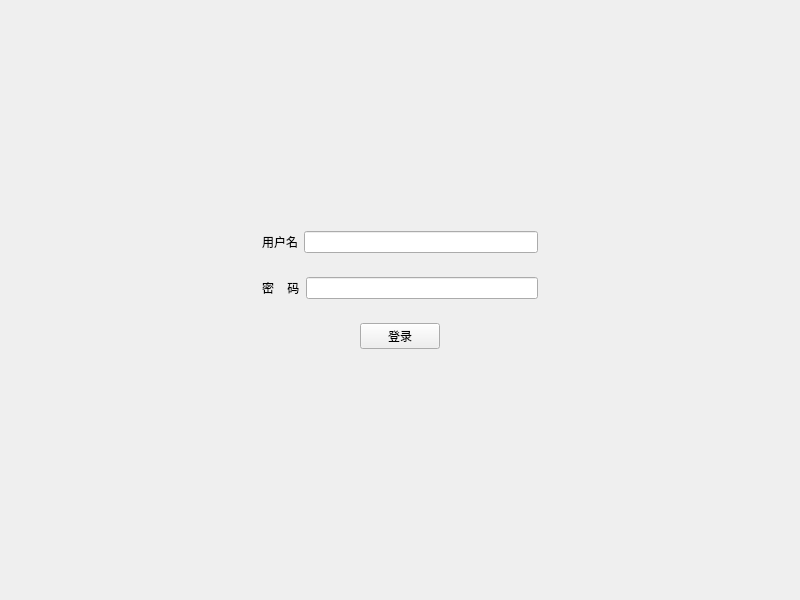
<?xml version="1.0" encoding="UTF-8"?>
<ui version="4.0">
 <class>Widget</class>
 <widget class="QWidget" name="Widget">
  <property name="geometry">
   <rect>
    <x>0</x>
    <y>0</y>
    <width>800</width>
    <height>600</height>
   </rect>
  </property>
  <property name="windowTitle">
   <string>Widget</string>
  </property>
  <layout class="QVBoxLayout" name="verticalLayout_2">
   <item>
    <widget class="QWidget" name="widget_3" native="true">
     <layout class="QVBoxLayout" name="verticalLayout">
      <item>
       <spacer name="verticalSpacer">
        <property name="orientation">
         <enum>Qt::Vertical</enum>
        </property>
        <property name="sizeHint" stdset="0">
         <size>
          <width>20</width>
          <height>40</height>
         </size>
        </property>
       </spacer>
      </item>
      <item>
       <widget class="QWidget" name="widget" native="true">
        <layout class="QHBoxLayout" name="horizontalLayout">
         <item>
          <spacer name="horizontalSpacer">
           <property name="orientation">
            <enum>Qt::Horizontal</enum>
           </property>
           <property name="sizeHint" stdset="0">
            <size>
             <width>20</width>
             <height>20</height>
            </size>
           </property>
          </spacer>
         </item>
         <item>
          <widget class="QLabel" name="label">
           <property name="text">
            <string>用户名</string>
           </property>
          </widget>
         </item>
         <item>
          <widget class="QLineEdit" name="userName"/>
         </item>
         <item>
          <spacer name="horizontalSpacer_2">
           <property name="orientation">
            <enum>Qt::Horizontal</enum>
           </property>
           <property name="sizeHint" stdset="0">
            <size>
             <width>40</width>
             <height>20</height>
            </size>
           </property>
          </spacer>
         </item>
        </layout>
       </widget>
      </item>
      <item>
       <widget class="QWidget" name="widget_2" native="true">
        <layout class="QHBoxLayout" name="horizontalLayout_2">
         <item>
          <spacer name="horizontalSpacer_3">
           <property name="orientation">
            <enum>Qt::Horizontal</enum>
           </property>
           <property name="sizeHint" stdset="0">
            <size>
             <width>40</width>
             <height>20</height>
            </size>
           </property>
          </spacer>
         </item>
         <item>
          <widget class="QLabel" name="label_3">
           <property name="text">
            <string>密    码</string>
           </property>
          </widget>
         </item>
         <item>
          <widget class="QLineEdit" name="passWord">
           <property name="echoMode">
            <enum>QLineEdit::Password</enum>
           </property>
          </widget>
         </item>
         <item>
          <spacer name="horizontalSpacer_4">
           <property name="orientation">
            <enum>Qt::Horizontal</enum>
           </property>
           <property name="sizeHint" stdset="0">
            <size>
             <width>40</width>
             <height>20</height>
            </size>
           </property>
          </spacer>
         </item>
        </layout>
       </widget>
      </item>
      <item>
       <widget class="QWidget" name="widget_4" native="true">
        <layout class="QHBoxLayout" name="horizontalLayout_3">
         <item>
          <spacer name="horizontalSpacer_5">
           <property name="orientation">
            <enum>Qt::Horizontal</enum>
           </property>
           <property name="sizeType">
            <enum>QSizePolicy::Expanding</enum>
           </property>
           <property name="sizeHint" stdset="0">
            <size>
             <width>40</width>
             <height>20</height>
            </size>
           </property>
          </spacer>
         </item>
         <item>
          <widget class="QPushButton" name="login">
           <property name="sizePolicy">
            <sizepolicy hsizetype="Minimum" vsizetype="Fixed">
             <horstretch>0</horstretch>
             <verstretch>0</verstretch>
            </sizepolicy>
           </property>
           <property name="text">
            <string>登录</string>
           </property>
          </widget>
         </item>
         <item>
          <spacer name="horizontalSpacer_6">
           <property name="orientation">
            <enum>Qt::Horizontal</enum>
           </property>
           <property name="sizeType">
            <enum>QSizePolicy::Expanding</enum>
           </property>
           <property name="sizeHint" stdset="0">
            <size>
             <width>40</width>
             <height>20</height>
            </size>
           </property>
          </spacer>
         </item>
        </layout>
       </widget>
      </item>
      <item>
       <widget class="QLabel" name="whetherLogin">
        <property name="text">
         <string/>
        </property>
        <property name="alignment">
         <set>Qt::AlignCenter</set>
        </property>
       </widget>
      </item>
      <item>
       <spacer name="verticalSpacer_2">
        <property name="orientation">
         <enum>Qt::Vertical</enum>
        </property>
        <property name="sizeHint" stdset="0">
         <size>
          <width>20</width>
          <height>40</height>
         </size>
        </property>
       </spacer>
      </item>
     </layout>
    </widget>
   </item>
  </layout>
 </widget>
 <resources/>
 <connections/>
</ui>
